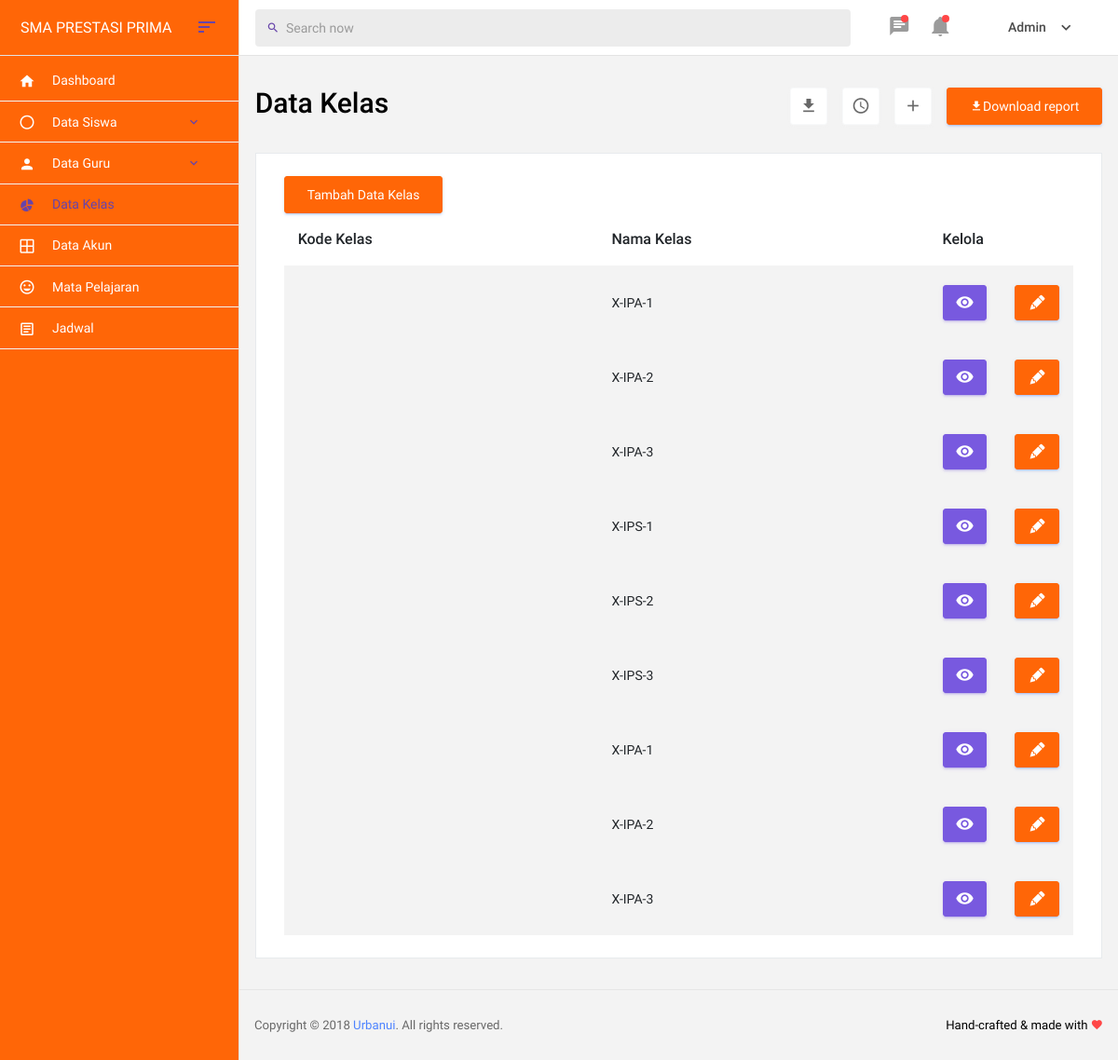
Screenshot of /index.php/admin/datakelas with the database file from the repository.
### tables this page shows
CREATE TABLE `kelas` (
  `id_kelas` int(11) NOT NULL,
  `nama_kelas` varchar(100) NOT NULL,
  `id_thn` int(11) NOT NULL
);

### application/controllers/Admin.php (called while the page is built, shortened)
<?php
class Admin extends CI_Controller
{
	public function __construct()
	{
		$this->load->helper(array('url'));
		$this->load->database();
		$this->load->model('M_data');
	}
	public function datakelas()
	{
		$data['kelas'] = $this->M_data->get_datakelas('kelas')->result();
		$this->load->view('admin/head');
		$this->load->view('admin/header');
		$this->load->view('admin/datakelas', $data);
		$this->load->view('admin/footer');
		$this->load->view('admin/js');
	}
}

### index.php (called while the page is built, shortened)
<?php
require_once BASEPATH.'core/CodeIgniter.php';

### application/models/M_data.php (called while the page is built, shortened)
<?php
class M_data extends CI_Model{
    public function get_datakelas($table){
        $this->db->from($table);
        return $this->db->get("");
    }
}
?>

### application/views/admin/datakelas.php (the view, shortened to what this page needs)
<div class="main-panel">
    <div class="content-wrapper">
        <div class="row">
            <div class="col-md-12 grid-margin">
                <div class="d-flex justify-content-between flex-wrap">
                    <div class="d-flex align-items-end flex-wrap">
                        <div class="mr-md-3 mr-xl-5"><h2>Data Kelas</h2></div>
                    </div>
                    <div class="d-flex justify-content-between align-items-end flex-wrap">
                        <button type="button" class="btn btn-light bg-white btn-icon mr-3 d-none d-md-block ">
                            <i class="mdi mdi-download text-muted"></i>
                        </button>
                        <button type="button" class="btn btn-light bg-white btn-icon mr-3 mt-2 mt-xl-0">
                            <i class="mdi mdi-clock-outline text-muted"></i>
                        </button>
                        <button type="button" class="btn btn-light bg-white btn-icon mr-3 mt-2 mt-xl-0">
                            <i class="mdi mdi-plus text-muted"></i>
                        </button>
                        <button class="btn btn-primary mt-2 mt-xl-0 mdi mdi-download">Download report</button>
                    </div>
                </div>
            </div>
        </div>
        <div class="row">
            <div class="col-md-12 stretch-card">
                <div class="card">
                    <div class="card-body">
                        <?php echo anchor('admin/tambahdatakelas','<button class="btn btn-primary mt-2 mt-xl-0">Tambah Data Kelas</button>')?>
                        <div class="table-responsive">
                        <table class="table table-border table-hover table-striped">
                                <thead>
                                    <tr valign="middle">
                                        <th>Kode Kelas</th>
                                        <th>Nama Kelas</th>
                                        <th colspan="2">Kelola</th>
                                    </tr>
                                </thead>
                                <tbody>
                                <?php foreach ($kelas as $datakelas) : ?>
                                    <tr>
                                        <td><?php echo $datakelas->kode_kelas?></td>
                                        <td><?php echo $datakelas->nama_kelas?></td>
                                        <td width="20px"><?php echo anchor('admin/detailkelas/' . $datakelas->id_kelas, '<div class="btn btn-sm btn-info"><i class="mdi mdi-eye"></i></div>');?></td>
                                        <td width="20px"><div class="btn btn-sm btn-primary"><i class=" mdi mdi-lead-pencil"></i></div></td>
                                    </tr>
                                </tbody>
                                <?php endforeach;?>
                            </table>
                        </div>
                    </div>
                </div>
            </div>
        </div>
    </div>

### rows the page displays
kelas: nama_kelas "X-IPA-1"
kelas: nama_kelas "X-IPA-2"
kelas: nama_kelas "X-IPA-3"
kelas: nama_kelas "X-IPS-1"
kelas: nama_kelas "X-IPS-2"
kelas: nama_kelas "X-IPS-3"
kelas: nama_kelas "X-IPA-1"
kelas: nama_kelas "X-IPA-2"
kelas: nama_kelas "X-IPA-3"
